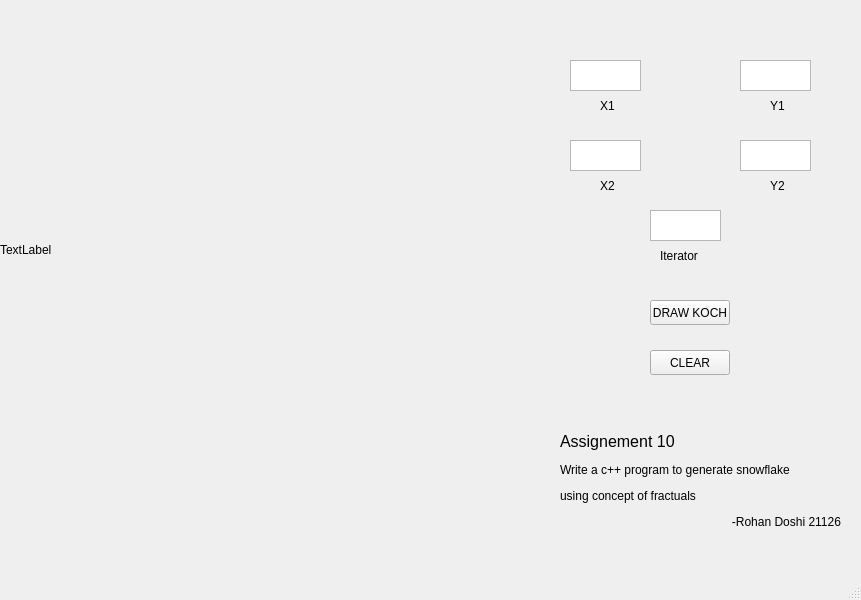
<?xml version="1.0" encoding="UTF-8"?>
<ui version="4.0">
 <class>MainWindow</class>
 <widget class="QMainWindow" name="MainWindow">
  <property name="geometry">
   <rect>
    <x>0</x>
    <y>0</y>
    <width>861</width>
    <height>600</height>
   </rect>
  </property>
  <property name="windowTitle">
   <string>MainWindow</string>
  </property>
  <widget class="QWidget" name="centralwidget">
   <widget class="QLabel" name="label">
    <property name="geometry">
     <rect>
      <x>0</x>
      <y>0</y>
      <width>500</width>
      <height>500</height>
     </rect>
    </property>
    <property name="text">
     <string>TextLabel</string>
    </property>
   </widget>
   <widget class="QPushButton" name="pushButton">
    <property name="geometry">
     <rect>
      <x>650</x>
      <y>350</y>
      <width>80</width>
      <height>25</height>
     </rect>
    </property>
    <property name="text">
     <string>CLEAR</string>
    </property>
   </widget>
   <widget class="QPushButton" name="pushButton_2">
    <property name="geometry">
     <rect>
      <x>650</x>
      <y>300</y>
      <width>80</width>
      <height>25</height>
     </rect>
    </property>
    <property name="text">
     <string>DRAW KOCH</string>
    </property>
   </widget>
   <widget class="QTextEdit" name="textEdit">
    <property name="geometry">
     <rect>
      <x>570</x>
      <y>60</y>
      <width>71</width>
      <height>31</height>
     </rect>
    </property>
   </widget>
   <widget class="QTextEdit" name="textEdit_2">
    <property name="geometry">
     <rect>
      <x>740</x>
      <y>60</y>
      <width>71</width>
      <height>31</height>
     </rect>
    </property>
   </widget>
   <widget class="QTextEdit" name="textEdit_3">
    <property name="geometry">
     <rect>
      <x>570</x>
      <y>140</y>
      <width>71</width>
      <height>31</height>
     </rect>
    </property>
   </widget>
   <widget class="QTextEdit" name="textEdit_4">
    <property name="geometry">
     <rect>
      <x>740</x>
      <y>140</y>
      <width>71</width>
      <height>31</height>
     </rect>
    </property>
   </widget>
   <widget class="QTextEdit" name="textEdit_5">
    <property name="geometry">
     <rect>
      <x>650</x>
      <y>210</y>
      <width>71</width>
      <height>31</height>
     </rect>
    </property>
   </widget>
   <widget class="QLabel" name="label_2">
    <property name="geometry">
     <rect>
      <x>600</x>
      <y>90</y>
      <width>31</width>
      <height>31</height>
     </rect>
    </property>
    <property name="font">
     <font>
      <pointsize>9</pointsize>
     </font>
    </property>
    <property name="text">
     <string>X1</string>
    </property>
   </widget>
   <widget class="QLabel" name="label_3">
    <property name="geometry">
     <rect>
      <x>600</x>
      <y>170</y>
      <width>31</width>
      <height>31</height>
     </rect>
    </property>
    <property name="font">
     <font>
      <pointsize>9</pointsize>
     </font>
    </property>
    <property name="text">
     <string>X2</string>
    </property>
   </widget>
   <widget class="QLabel" name="label_4">
    <property name="geometry">
     <rect>
      <x>770</x>
      <y>90</y>
      <width>31</width>
      <height>31</height>
     </rect>
    </property>
    <property name="font">
     <font>
      <pointsize>9</pointsize>
     </font>
    </property>
    <property name="text">
     <string>Y1</string>
    </property>
   </widget>
   <widget class="QLabel" name="label_5">
    <property name="geometry">
     <rect>
      <x>770</x>
      <y>170</y>
      <width>31</width>
      <height>31</height>
     </rect>
    </property>
    <property name="font">
     <font>
      <pointsize>9</pointsize>
     </font>
    </property>
    <property name="text">
     <string>Y2</string>
    </property>
   </widget>
   <widget class="QLabel" name="label_6">
    <property name="geometry">
     <rect>
      <x>660</x>
      <y>240</y>
      <width>51</width>
      <height>31</height>
     </rect>
    </property>
    <property name="font">
     <font>
      <pointsize>9</pointsize>
     </font>
    </property>
    <property name="text">
     <string>Iterator</string>
    </property>
   </widget>
   <widget class="QLabel" name="label_7">
    <property name="geometry">
     <rect>
      <x>560</x>
      <y>390</y>
      <width>281</width>
      <height>181</height>
     </rect>
    </property>
    <property name="styleSheet">
     <string notr="true">color:black;</string>
    </property>
    <property name="text">
     <string>&lt;html&gt;&lt;head/&gt;&lt;body&gt;&lt;p&gt;&lt;span style=&quot; font-size:12pt;&quot;&gt;Assignement 10&lt;/span&gt;&lt;/p&gt;&lt;p&gt;Write a c++ program to generate snowflake &lt;/p&gt;&lt;p&gt;using concept of fractuals&lt;/p&gt;&lt;p align=&quot;right&quot;&gt;-Rohan Doshi 21126&lt;/p&gt;&lt;/body&gt;&lt;/html&gt;</string>
    </property>
   </widget>
  </widget>
  <widget class="QMenuBar" name="menubar">
   <property name="geometry">
    <rect>
     <x>0</x>
     <y>0</y>
     <width>861</width>
     <height>25</height>
    </rect>
   </property>
  </widget>
  <widget class="QStatusBar" name="statusbar"/>
 </widget>
 <resources/>
 <connections/>
</ui>
